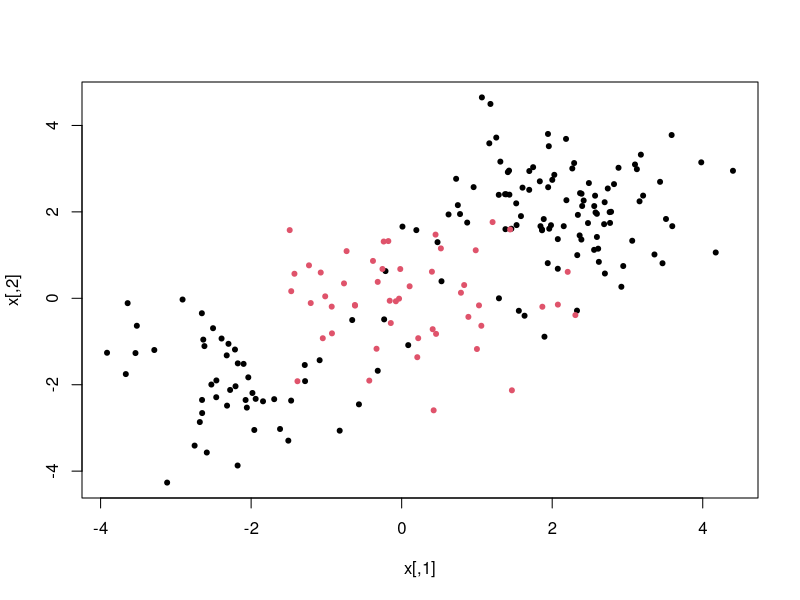
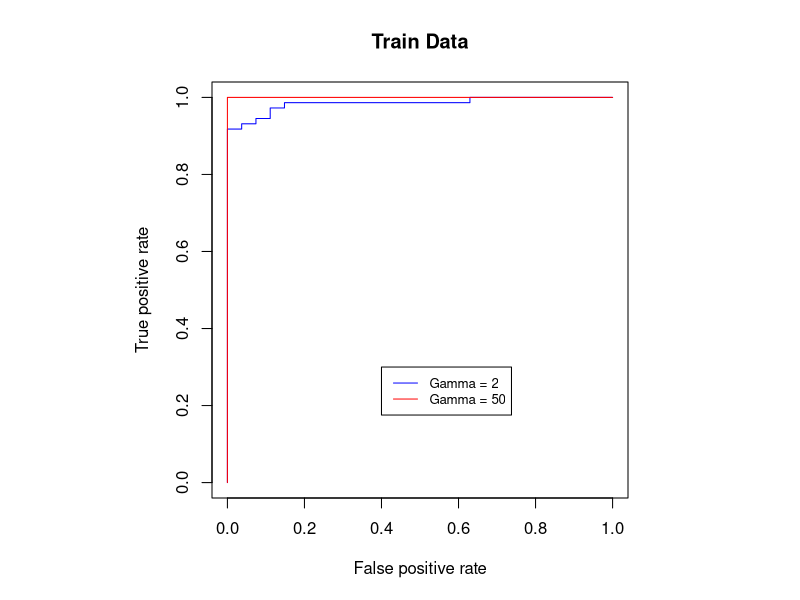
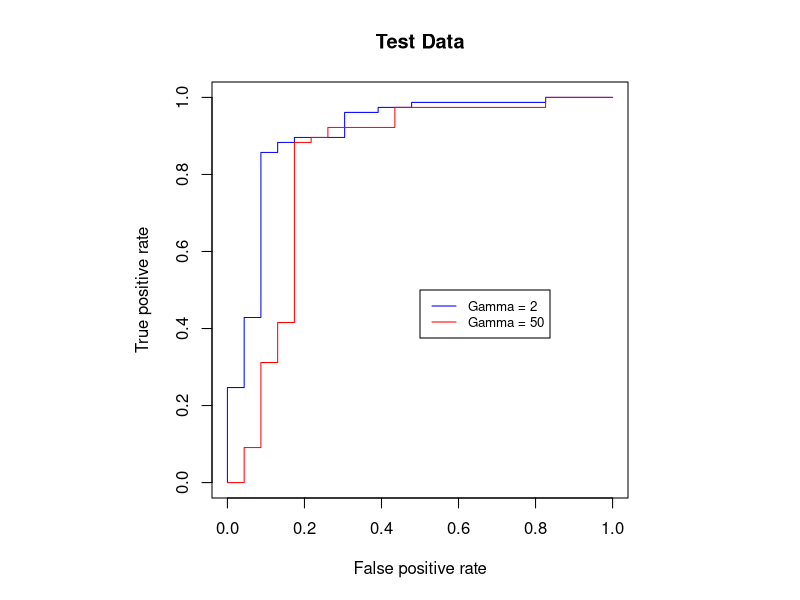
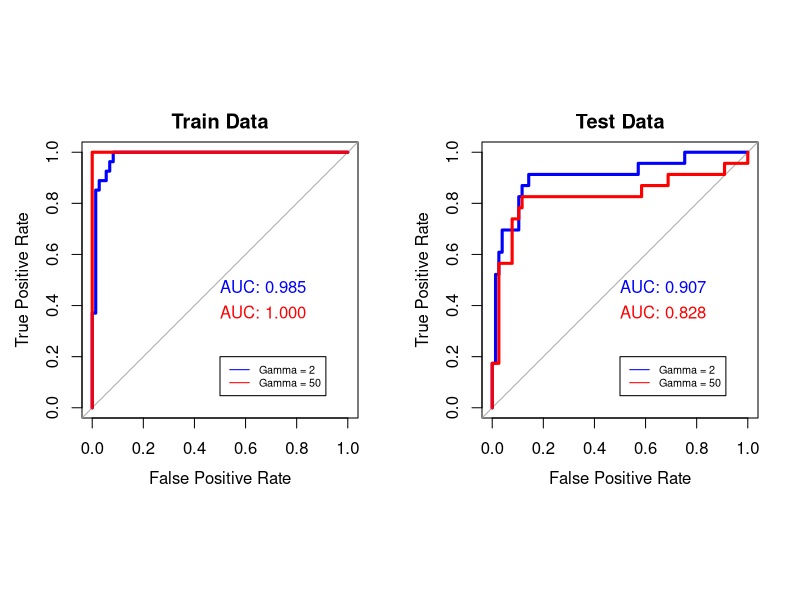

Recreate these plots in R, in order.
## ---- chunk 1
knitr::opts_chunk$set(echo = TRUE)
rm(list=ls()) 
## ---- chunk 2
set.seed(1)
x <- matrix(rnorm(200*2), ncol = 2)
x[1:100, ] <- x[1:100, ] + 2
x[101:150, ] <- x[101:150, ] - 2
y <- c(rep(1, 150), rep(2, 50))
dat <- data.frame(x = x, y = as.factor(y))
summary(dat)
plot(x, col = y, pch = 20)  
## ---- chunk 3
train.index <- sample(1:nrow(dat),nrow(dat)*.5)
train <- dat[train.index,]
test <- dat[-train.index,]
## ---- chunk 4
library(ROCR)
library(e1071)# Library that contains svm function
## ---- chunk 5
rocplot =function(pred , truth , ...){
  predob = prediction(pred , truth, label.ordering = c(2,1))    
  perf = performance(predob , "tpr", "fpr")
  plot(perf ,...)}
## ---- chunk 6
svmfit.opt <- svm(y~., data = train, kernel = 'radial', gamma = 2, cost = 1, decision.values = TRUE)
fitted.g2.train <- attributes(predict(svmfit.opt, train, decision.values=TRUE))$decision.values

svmfit.flex=svm(y~., data=train,kernel ="radial",gamma=50,cost=1,decision.values =TRUE)
fitted.g50.train=attributes(predict(svmfit.flex,train,decision.values=TRUE))$decision.values
head(fitted.g50.train)
## ---- chunk 7
par(mfrow = c(1, 1))
par(pty = "s")       # plot as a square

rocplot(fitted.g2.train,train$y,main="Train Data", col = "blue")
rocplot(fitted.g50.train,train$y,add=TRUE,col="red ")         # add = TRUE means add to existing graph

legend(.4, .3, legend=c("Gamma = 2", "Gamma = 50"),col=c("blue", "red"), lty=1:1, cex=0.8)
## ---- chunk 8

fitted.g2.test=attributes(predict(svmfit.opt,test,decision.values=TRUE))$decision.values
fitted.g50.test=attributes(predict(svmfit.flex,test,decision.values=TRUE))$decision.values

par(pty = "s") 
rocplot(fitted.g2.test,test$y,main="Test Data", col = "blue")
rocplot(fitted.g50.test,test$y,add=T,col="red")

legend(.5, .5, legend=c("Gamma = 2", "Gamma = 50"),col=c("blue", "red"), lty=1:1, cex=0.8)

## ---- chunk 9

library(pROC)

par(mfrow = c(1, 2))
par(pty = "s")    

### Train Data
plot(roc(train$y,fitted.g2.train,direction = ">"), col = "blue", 
     legacy.axes= TRUE, lwd = 3, main = "Train Data", print.auc=TRUE,
     xlab = "False Positive Rate", ylab= "True Positive Rate")
plot(roc(train$y,fitted.g50.train,direction = ">"), col = "red", 
     legacy.axes= TRUE, lwd = 3, print.auc=TRUE, print.auc.x = 0.5, print.auc.y = 0.4,   # auc label coordinates
     xlab = "False Positive Rate", ylab= "True Positive Rate", add=TRUE)
legend(.5, .2, legend=c("Gamma = 2", "Gamma = 50"),col=c("blue", "red"), lty=1:1, cex=0.65)

### Test Data
plot(roc(test$y,fitted.g2.test,direction = ">"), col = "blue", 
     legacy.axes= TRUE, lwd = 3, main = "Test Data", print.auc=TRUE,
     xlab = "False Positive Rate", ylab= "True Positive Rate")
plot(roc(test$y,fitted.g50.test,direction = ">"), col = "red", 
     legacy.axes= TRUE, lwd = 3, print.auc=TRUE, print.auc.x = 0.5, print.auc.y = 0.4,
     xlab = "False Positive Rate", ylab= "True Positive Rate", add=TRUE)
legend(.5, .2, legend=c("Gamma = 2", "Gamma = 50"),col=c("blue", "red"), lty=1:1, cex=0.65)
